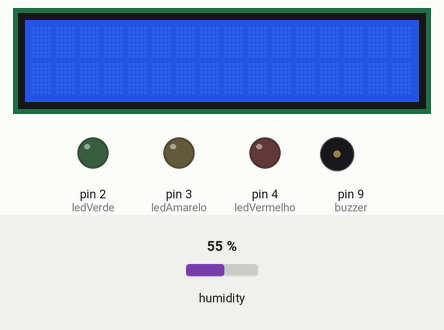
A sketch run on a simulated Arduino Uno, built with avr-gcc and run on an emulated ATmega328P. Shown: 16×2 character LCD, output pins drawn as LEDs (lit = HIGH), buzzer (waves = sounding, pin HIGH). Inputs (shaded band) come from the test bench; at power-on: humidity 55 %.

Above: at 1.2 s.
1.3 s: humidity set to 66 %
At 3.8 s:
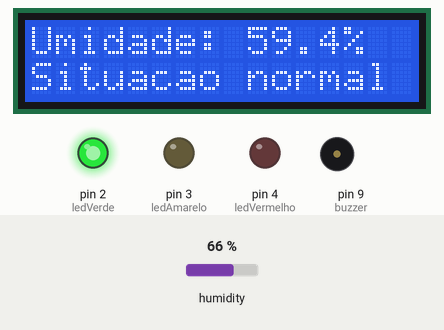
4.1 s: humidity set to 69 %
At 8.4 s:
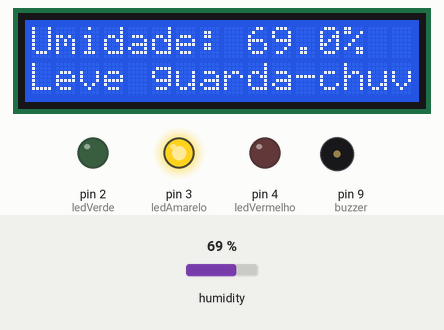
Timing chart, 0 to 15.2 s (numbered marks = the images above; inputs shaded):
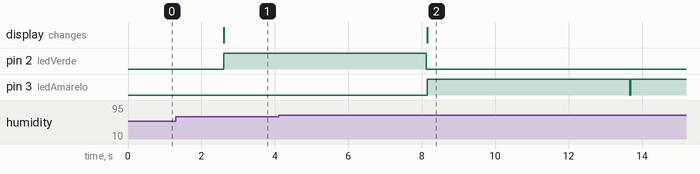

The sketch:

aqualert_arduino.ino
```cpp
#include <Wire.h>
#include <LiquidCrystal_I2C.h>
#include <Adafruit_Sensor.h>
#include <DHT.h>
#include <DHT_U.h>

// Definições de pinos
#define DHTPIN 7
#define DHTTYPE DHT22

const int ledVerde = 2;
const int ledAmarelo = 3;
const int ledVermelho = 4;
const int buzzer = 9;

// Inicialização dos objetos
DHT_Unified dht(DHTPIN, DHTTYPE);
LiquidCrystal_I2C lcd(0x27, 16, 2);

void setup() {
  Serial.begin(9600);
  dht.begin();
  lcd.begin(16, 2);
  lcd.backlight();

  pinMode(ledVerde, OUTPUT);
  pinMode(ledAmarelo, OUTPUT);
  pinMode(ledVermelho, OUTPUT);
  pinMode(buzzer, OUTPUT);

  desligaTodos();
}

void loop() {
  float umidade = mediaUmidade();

  desligaTodos(); // Garante que tudo começa desligado

  lcd.clear();
  lcd.setCursor(0, 0);
  lcd.print("Umidade: ");
  lcd.print(umidade, 1);
  lcd.print("%");

  if (umidade >= 80.0) {
    // Umidade alta: perigo de chuva forte
    lcd.setCursor(0, 1);
    lcd.print("PERIGO! Chuva!");
    digitalWrite(ledVermelho, HIGH);
    digitalWrite(buzzer, HIGH);

    delay(3000);

    lcd.clear();
    lcd.setCursor(0, 0);
    lcd.print("Procure ABRIGO!");
    delay(3000);

  } else if (umidade >= 60.0) {
    // Umidade média: alerta para levar guarda-chuva
    lcd.setCursor(0, 1);
    lcd.print("Leve guarda-chuva");
    digitalWrite(ledAmarelo, HIGH);
    // Não aciona buzzer
    delay(3000);

  } else {
    // Umidade baixa: situação normal
    lcd.setCursor(0, 1);
    lcd.print("Situacao normal");
    digitalWrite(ledVerde, HIGH);
    delay(3000);
  }
}

// Função para desligar todos os LEDs e buzzer
void desligaTodos() {
  digitalWrite(ledVerde, LOW);
  digitalWrite(ledAmarelo, LOW);
  digitalWrite(ledVermelho, LOW);
  digitalWrite(buzzer, LOW);
}

// Função para calcular a média de 5 leituras de umidade
float mediaUmidade() {
  sensors_event_t event;
  float soma = 0;
  for (int i = 0; i < 5; i++) {
    dht.humidity().getEvent(&event);
    if (!isnan(event.relative_humidity)) {
      soma += event.relative_humidity;
    }
    delay(500); // Meio segundo entre leituras
  }
  return soma / 5.0;
}
```

Measured:
- the behaviour switches between 67 and 68 % on humidity (found by bisection; images 1 and 2)
- after the input at 1.3 s, the display: changes after 1.3 s (image 1)
- after the input at 4.1 s, the display: changes after 4.1 s (image 2)
